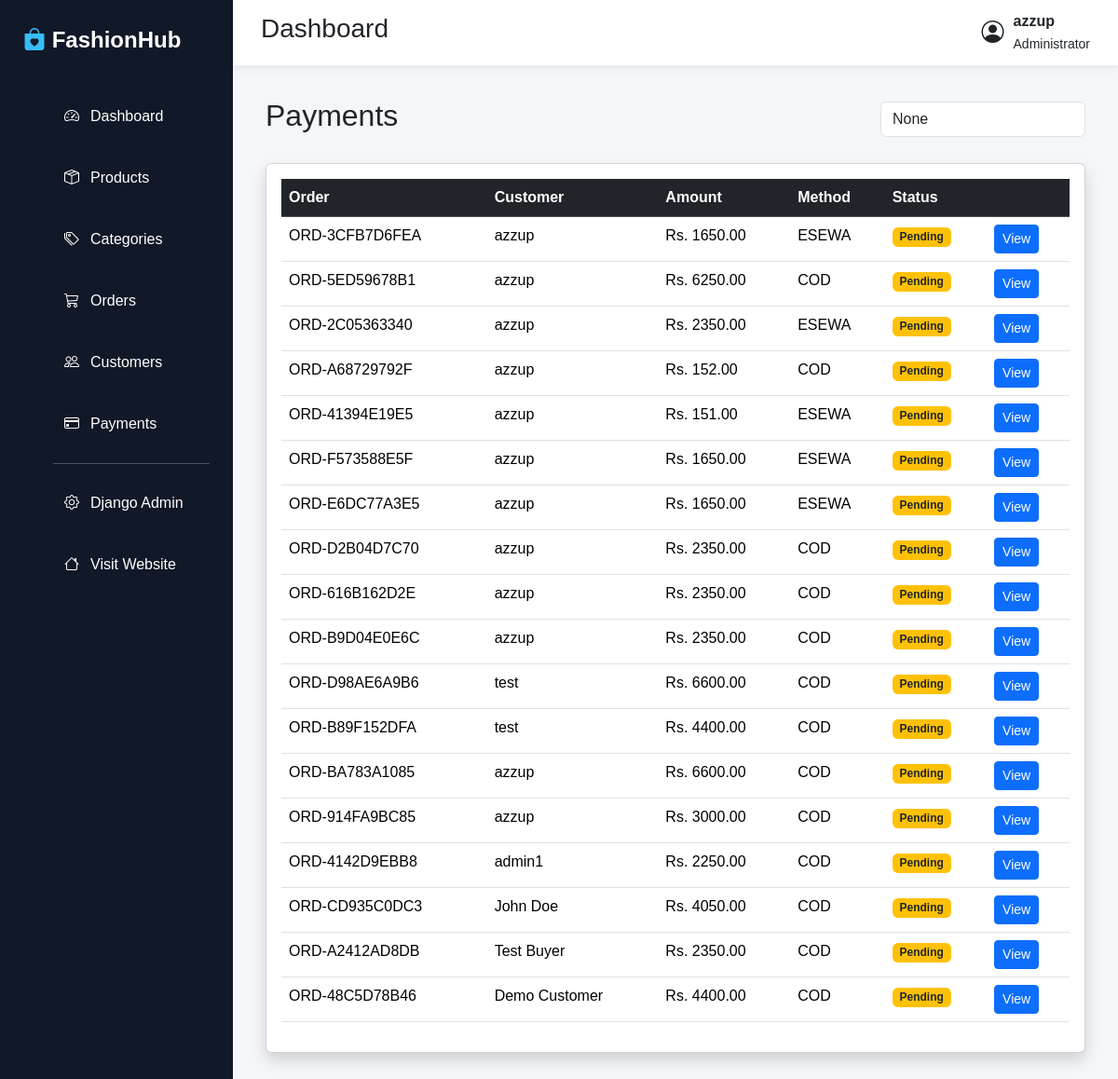
Page /dashboard/payments/ (signed in) on the committed database.
### orders/models.py (models this page shows, shortened)
class Order(models.Model):
    PAYMENT_METHOD_CHOICES = (
        ('COD', 'Cash on Delivery'),
    )
    PAYMENT_STATUS_CHOICES = (
        ('Pending', 'Pending (Pay on Delivery)'),
        ('Paid', 'Paid'),
    )
    STATUS_CHOICES = (
        ('Pending', 'Pending'),
        ('Processing', 'Processing'),
        ('Shipped', 'Shipped'),
        ('Delivered', 'Delivered'),
        ('Cancelled', 'Cancelled'),
    )
    user = models.ForeignKey(
        User,
        on_delete=models.SET_NULL,
        null=True,
        blank=True,
        related_name='orders'
    )
    order_number = models.CharField(max_length=50, unique=True, editable=False)
    full_name = models.CharField(max_length=100)
    email = models.EmailField()
    phone = models.CharField(max_length=20)
    address_line1 = models.CharField(max_length=255)
    address_line2 = models.CharField(max_length=255, blank=True, null=True)
    city = models.CharField(max_length=100)
    state = models.CharField(max_length=100)
    postal_code = models.CharField(max_length=20)
    total_amount = models.DecimalField(max_digits=10, decimal_places=2)
    shipping_fee = models.DecimalField(max_digits=10, decimal_places=2, default=0.00)
    grand_total = models.DecimalField(max_digits=10, decimal_places=2)
    payment_method = models.CharField(max_length=50, choices=PAYMENT_METHOD_CHOICES, default='COD')
    payment_status = models.CharField(max_length=20, choices=PAYMENT_STATUS_CHOICES, default='Pending')
    status = models.CharField(max_length=20, choices=STATUS_CHOICES, default='Pending')
    created_at = models.DateTimeField(auto_now_add=True)
    updated_at = models.DateTimeField(auto_now=True)
    class Meta:
        ordering = ['-created_at']

### admin_dashboard/views.py (the view)
def payment_list(request):
    search = request.GET.get("search")
    payments = Order.objects.all().order_by("-created_at")
    if search:
        payments = payments.filter(
            Q(order_number__icontains=search) |
            Q(full_name__icontains=search)
        )
    return render(
        request,
        "admin_dashboard/payments/payment_list.html",
        {
            "payments": payments,
            "search": search,
        }
    )

### cart/context_processors.py (called while the page is built)
def cart_context(request):
    cart_item_count = 0
    if request.user.is_authenticated:
        cart = Cart.objects.filter(user=request.user).first()
        if cart:
            cart_item_count = sum(item.quantity for item in cart.items.all())
    return {
        'cart_item_count': cart_item_count,
    }

### admin_dashboard/templates/admin_dashboard/payments/payment_list.html
{% extends "admin_dashboard/base.html" %}
{% block content %}
<div class="d-flex justify-content-between align-items-center mb-4">
    <h2>Payments</h2>
    <form method="GET" class="w-25">
        <input
            type="text"
            class="form-control"
            name="search"
            placeholder="Search payment..."
            value="{{ search }}">
    </form>
</div>
<div class="card shadow">
<div class="card-body">
<table class="table table-hover">
<thead class="table-dark">
<tr>
<th>Order</th>
<th>Customer</th>
<th>Amount</th>
<th>Method</th>
<th>Status</th>
<th></th>
</tr>
</thead>
<tbody>
{% for payment in payments %}
<tr>
<td>{{ payment.order_number }}</td>
<td>{{ payment.full_name }}</td>
<td>Rs. {{ payment.grand_total }}</td>
<td>{{ payment.payment_method }}</td>
<td>
{% if payment.payment_status == "Paid" %}
<span class="badge bg-success">Paid</span>
{% else %}
<span class="badge bg-warning text-dark">Pending</span>
{% endif %}
</td>
<td>
<a
class="btn btn-primary btn-sm"
href="{% url 'admin_dashboard:payment_detail' payment.id %}">
View
</a>
</td>
</tr>
{% empty %}
<tr>
<td colspan="6" class="text-center">
No Payments Found
</td>
</tr>
{% endfor %}
</tbody>
</table>
</div>
</div>
{% endblock %}

### admin_dashboard/templates/admin_dashboard/base.html (shortened to what this page needs)
{% load static %}
<!DOCTYPE html>
<html lang="en">
<head>
    <link href="https://cdn.jsdelivr.net/npm/bootstrap@5.3.7/dist/css/bootstrap.min.css" rel="stylesheet">
    <link rel="stylesheet"
          href="https://cdn.jsdelivr.net/npm/bootstrap-icons@1.11.3/font/bootstrap-icons.min.css">
    <link rel="stylesheet"
          href="{% static 'admin_dashboard/css/dashboard.css' %}">
</head>
<body>
<div class="wrapper">
    <aside class="sidebar">
        <div class="logo">
            <i class="bi bi-bag-heart-fill"></i>
            <span>FashionHub</span>
        </div>
        <ul class="sidebar-menu">
            <li>
                <a href="{% url 'admin_dashboard:dashboard' %}">
                    <i class="bi bi-speedometer2"></i>
                    Dashboard
                </a>
            </li>
            <li>
                <a href="{% url 'admin_dashboard:product_list' %}">
                    <i class="bi bi-box-seam"></i>
                    Products
                </a>
            </li>
            <li>
                 <a href="{% url 'admin_dashboard:category_list' %}">
                    <i class="bi bi-tags"></i>
                    Categories
                </a>
            </li>
            <li>
                <a href="{% url 'admin_dashboard:order_list' %}">
                    <i class="bi bi-cart3"></i>
                    Orders
                </a>
            </li>
            <li>
                <a href="{% url 'admin_dashboard:customer_list' %}">
                    <i class="bi bi-people"></i>
                    Customers
                </a>
            </li>
            <li>
                <a href="#">
                    <i class="bi bi-credit-card"></i>
                    Payments
                </a>
            </li>
            <hr>
            <li>
                <a href="/admin/" target="_blank">
                    <i class="bi bi-gear"></i>
                    Django Admin
                </a>
            </li>
            <li>
                <a href="/">
                    <i class="bi bi-house"></i>
                    Visit Website
                </a>
            </li>
        </ul>
    </aside>
    <main class="main-content">
        <nav class="topbar">
            <h3>
                {% block page_title %}
                Dashboard
                {% endblock %}
            </h3>
            <div class="top-right">
                <div class="admin">
                    <i class="bi bi-person-circle fs-4"></i>
                    <div>
                        <strong>{{ request.user.username }}</strong>
                        <br>
                        <small>Administrator</small>
                    </div>
                </div>
            </div>
        </nav>
        <div class="content">
            {% block content %}
            {% endblock %}
        </div>
    </main>
</div>
</body>
</html>

### admin_dashboard/static/admin_dashboard/css/dashboard.css (style rules this page uses)
* { margin:0; padding:0; box-sizing:border-box; font-family:Arial,Helvetica,sans-serif; }
body { background:#f4f6f9; }
.wrapper { display:flex; min-height:100vh; }
.sidebar { width:250px; background:#111827; color:white; padding:25px; }
.logo { font-size:24px; font-weight:bold; margin-bottom:40px; }
.logo i { color:#38bdf8; }
.sidebar ul { list-style:none; }
.sidebar li { margin:18px 0; }
.sidebar a { color:white; text-decoration:none; display:flex; gap:12px; align-items:center; padding:12px; border-radius:8px; transition:.3s; }
.main-content { flex:1; }
.topbar { background:white; height:70px; display:flex; justify-content:space-between; align-items:center; padding:0 30px; box-shadow:0 2px 10px rgba(0,0,0,.08); }
.top-right { display:flex; align-items:center; gap:25px; }
.top-right i { font-size:20px; cursor:pointer; }
.admin { display:flex; gap:10px; align-items:center; }
.admin i { font-size:30px; }
.content { padding:35px; }

### rows in the picture
Order: order_number "ORD-3CFB7D6FEA", full_name "azzup", grand_total "1650.00", payment_method "ESEWA", payment_status "Pending"
Order: order_number "ORD-5ED59678B1", full_name "azzup", grand_total "6250.00", payment_method "COD", payment_status "Pending"
Order: order_number "ORD-2C05363340", full_name "azzup", grand_total "2350.00", payment_method "ESEWA", payment_status "Pending"
Order: order_number "ORD-A68729792F", full_name "azzup", grand_total "152.00", payment_method "COD", payment_status "Pending"
Order: order_number "ORD-41394E19E5", full_name "azzup", grand_total "151.00", payment_method "ESEWA", payment_status "Pending"
Order: order_number "ORD-F573588E5F", full_name "azzup", grand_total "1650.00", payment_method "ESEWA", payment_status "Pending"
Order: order_number "ORD-E6DC77A3E5", full_name "azzup", grand_total "1650.00", payment_method "ESEWA", payment_status "Pending"
Order: order_number "ORD-D2B04D7C70", full_name "azzup", grand_total "2350.00", payment_method "COD", payment_status "Pending"
Order: order_number "ORD-616B162D2E", full_name "azzup", grand_total "2350.00", payment_method "COD", payment_status "Pending"
Order: order_number "ORD-B9D04E0E6C", full_name "azzup", grand_total "2350.00", payment_method "COD", payment_status "Pending"
Order: order_number "ORD-D98AE6A9B6", full_name "test", grand_total "6600.00", payment_method "COD", payment_status "Pending"
Order: order_number "ORD-B89F152DFA", full_name "test", grand_total "4400.00", payment_method "COD", payment_status "Pending"
Order: order_number "ORD-BA783A1085", full_name "azzup", grand_total "6600.00", payment_method "COD", payment_status "Pending"
Order: order_number "ORD-914FA9BC85", full_name "azzup", grand_total "3000.00", payment_method "COD", payment_status "Pending"
Order: order_number "ORD-4142D9EBB8", full_name "admin1", grand_total "2250.00", payment_method "COD", payment_status "Pending"
Order: order_number "ORD-CD935C0DC3", full_name "John Doe", grand_total "4050.00", payment_method "COD", payment_status "Pending"
Order: order_number "ORD-A2412AD8DB", full_name "Test Buyer", grand_total "2350.00", payment_method "COD", payment_status "Pending"
Order: order_number "ORD-48C5D78B46", full_name "Demo Customer", grand_total "4400.00", payment_method "COD", payment_status "Pending"

### other values in the picture
{{ request.user.username }} "azzup"
